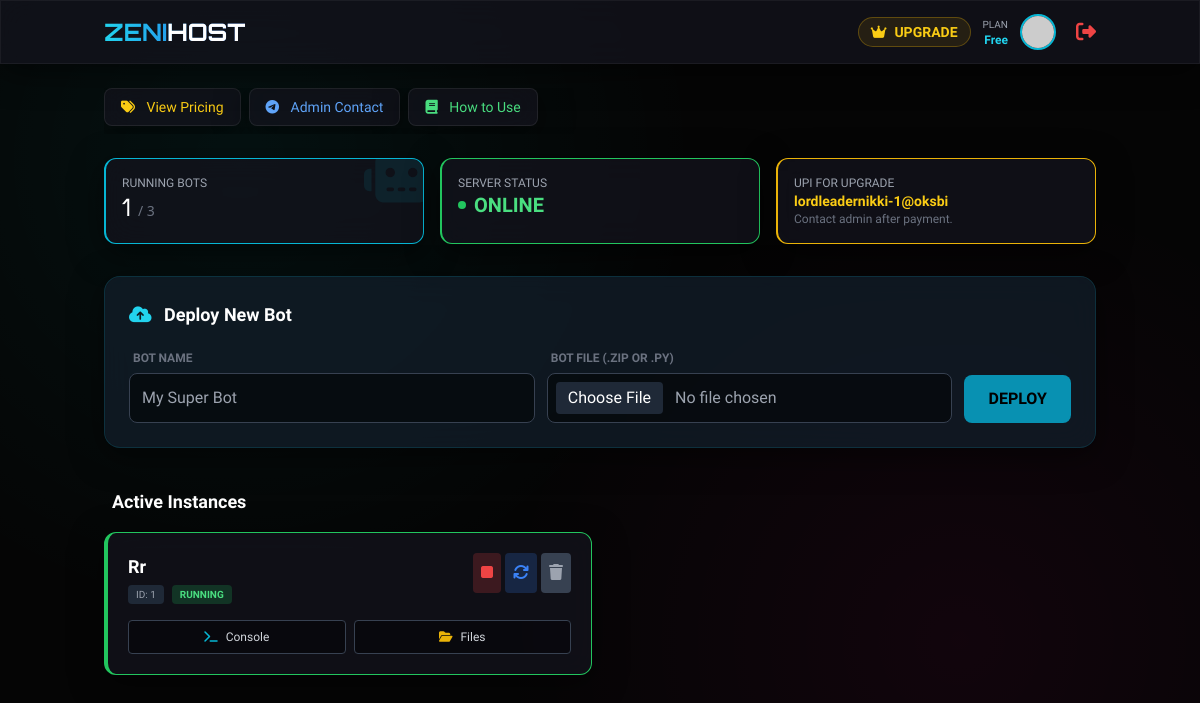
The page /dashboard (signed in) on the database its author committed.
### tables this page shows
CREATE TABLE users
                 (firebase_uid TEXT PRIMARY KEY, email TEXT, photo_url TEXT,
                  plan_type TEXT DEFAULT 'Free', bot_limit INTEGER DEFAULT 3,
                  is_banned INTEGER DEFAULT 0, joined_at TEXT);

CREATE TABLE settings
                 (key TEXT PRIMARY KEY, value TEXT);

CREATE TABLE bots
                 (id INTEGER PRIMARY KEY AUTOINCREMENT, firebase_uid TEXT, bot_name TEXT,
                  pid INTEGER, status TEXT, extract_path TEXT, working_dir TEXT, main_file TEXT);

### app.py (the view)
@app.route('/dashboard')
def dashboard():
    if 'user' not in session:
        return redirect(url_for('login'))
    uid = session['user']
    conn = get_db()
    user = conn.execute(
        'SELECT * FROM users WHERE firebase_uid = ?', (uid,)).fetchone()
    bots = conn.execute(
        'SELECT * FROM bots WHERE firebase_uid = ?', (uid,)).fetchall()
    vip_price = conn.execute(
        "SELECT value FROM settings WHERE key='vip_price'").fetchone()['value']
    premium_price = conn.execute(
        "SELECT value FROM settings WHERE key='premium_price'").fetchone()['value']
    upi_id = conn.execute(
        "SELECT value FROM settings WHERE key='upi_id'").fetchone()['value']
    conn.close()
    return render_template('dashboard.html', user=user, bots=bots,
                           vip_price=vip_price, premium_price=premium_price, upi_id=upi_id)

### app.py (called while the page is built)
def get_db():
    conn = sqlite3.connect('database.db')
    conn.row_factory = sqlite3.Row
    return conn

### templates/dashboard.html (shortened to what this page needs)
{% extends "base.html" %}
{% block content %}
<nav class="glass sticky top-0 z-40 border-b border-white/5 h-16 flex items-center">
    <div class="container mx-auto px-4 flex justify-between items-center">
        <div class="text-2xl font-cyber font-bold bg-clip-text text-transparent bg-gradient-to-r from-cyan-400 to-blue-600">
            ZENI<span class="text-white">HOST</span>
        </div>
        <div class="flex items-center gap-3">
            <button onclick="openModal('pricing')" class="hidden sm:flex items-center gap-2 px-3 py-1 rounded-full border border-yellow-500/30 bg-yellow-500/10 text-yellow-400 hover:bg-yellow-500/20 transition text-sm font-bold">
                <i class="fas fa-crown"></i> UPGRADE
            </button>
            <div class="text-right hidden md:block">
                <div class="text-[10px] text-gray-400">PLAN</div>
                <div class="text-xs font-bold text-cyan-400">{{ user['plan_type'] }}</div>
            </div>
            <img src="{{ user['photo_url'] or 'https://placehold.co/32x32/1f2937/a1a1aa?text=U' }}"
                 onerror="this.onerror=null;this.src='https://placehold.co/32x32/1f2937/a1a1aa?text=U';"
                 class="w-9 h-9 rounded-full border-2 border-cyan-500 object-cover">
            <a href="/logout" class="text-red-500 hover:text-red-400 ml-2"><i class="fas fa-sign-out-alt text-xl"></i></a>
        </div>
    </div>
</nav>
<div class="container mx-auto px-4 py-6 pb-24">
    <div class="flex gap-2 mb-6 overflow-x-auto pb-2">
        <button onclick="openModal('pricing')" class="flex-shrink-0 glass px-4 py-2 rounded-lg text-yellow-400 text-sm hover:border-yellow-400 transition">
            <i class="fas fa-tags mr-2"></i> View Pricing
        </button>
        <a href="https://t.me/ZeniByBot" target="_blank" class="flex-shrink-0 glass px-4 py-2 rounded-lg text-blue-400 text-sm hover:border-blue-400 transition">
            <i class="fab fa-telegram mr-2"></i> Admin Contact
        </a>
        <button onclick="alert('1. Upload a single .py file OR a .zip containing the bot code and requirements.txt.\n2. The system automatically installs common dependencies.\n3. Click Start to run.')" class="flex-shrink-0 glass px-4 py-2 rounded-lg text-green-400 text-sm hover:border-green-400 transition">
            <i class="fas fa-book mr-2"></i> How to Use
        </button>
    </div>
    <div class="grid grid-cols-2 md:grid-cols-3 gap-4 mb-8">
        <div class="glass p-4 rounded-xl border-l-2 border-cyan-500 relative overflow-hidden">
            <div class="absolute -right-4 -top-4 text-6xl text-cyan-500/10"><i class="fas fa-robot"></i></div>
            <div class="text-gray-400 text-xs uppercase">Running Bots</div>
            <div class="text-2xl font-cyber text-white">{{ bots|length }} <span class="text-sm text-gray-500 font-sans">/ {{ user['bot_limit'] }}</span></div>
        </div>
        <div class="glass p-4 rounded-xl border-l-2 border-green-500">
             <div class="text-gray-400 text-xs uppercase">Server Status</div>
            <div class="text-xl font-bold text-green-400 flex items-center gap-2">
                <span class="w-2 h-2 bg-green-500 rounded-full animate-pulse"></span> ONLINE
            </div>
        </div>
        <div class="glass p-4 rounded-xl border-l-2 border-yellow-500 hidden md:block">
             <div class="text-gray-400 text-xs uppercase">UPI for Upgrade</div>
            <div class="text-sm font-bold text-yellow-400">{{ upi_id }}</div>
            <div class="text-xs text-gray-500">Contact admin after payment.</div>
        </div>
    </div>
    <div class="glass p-6 rounded-2xl mb-10 border border-cyan-500/20 relative group">
        <div class="absolute inset-0 bg-cyan-500/5 group-hover:bg-cyan-500/10 transition rounded-2xl"></div>
        <h2 class="text-lg font-bold text-white mb-4 relative z-10"><i class="fas fa-cloud-upload-alt text-cyan-400 mr-2"></i> Deploy New Bot</h2>
        <form action="/upload_bot" method="POST" enctype="multipart/form-data" class="relative z-10 flex flex-col md:flex-row gap-3 items-end">
            <div class="w-full">
                <label class="text-xs text-gray-500 uppercase font-bold ml-1">Bot Name</label>
                <input type="text" name="bot_name" placeholder="My Super Bot" required class="w-full mt-1 bg-black/50 border border-gray-700 rounded-lg p-3 text-white focus:border-cyan-500 outline-none">
            </div>
            <div class="w-full">
                <label class="text-xs text-gray-500 uppercase font-bold ml-1">Bot File (.zip or .py)</label>
                <input type="file" name="bot_file" accept=".zip,.py" required class="w-full mt-1 bg-black/50 border border-gray-700 rounded-lg p-2 text-gray-400 file:mr-3 file:bg-gray-800 file:text-white file:border-0 file:rounded file:px-3 file:py-1">
            </div>
            <button type="submit" class="w-full md:w-auto bg-cyan-600 hover:bg-cyan-500 text-black font-bold py-3 px-6 rounded-lg transition" {% if bots|length >= user['bot_limit'] %}disabled{% endif %}>
                DEPLOY
            </button>
        </form>
    </div>
    <h3 class="text-lg font-bold text-white mb-4 px-2">Active Instances</h3>
    <div class="grid grid-cols-1 lg:grid-cols-2 gap-4">
        {% for bot in bots %}
        <div class="glass p-5 rounded-xl border-l-4 {{ 'border-green-500' if bot['status'] == 'running' else 'border-red-500' }}">
            <div class="flex justify-between items-start mb-4">
                <div>
                    <h4 class="font-bold text-lg">{{ bot['bot_name'] }}</h4>
                    <div class="flex gap-2 mt-1">
                        <span class="text-[10px] bg-gray-800 px-2 py-0.5 rounded text-gray-400">ID: {{ bot['id'] }}</span>
                        <span class="text-[10px] font-bold uppercase px-2 py-0.5 rounded {{ 'bg-green-500/20 text-green-400' if bot['status'] == 'running' else 'bg-red-500/20 text-red-400' }}">
                            {{ bot['status'] }}
                        </span>
                    </div>
                </div>
                <div class="flex gap-1">
                    {% if bot['status'] == 'running' %}
                    <a href="/action/stop/{{ bot['id'] }}" title="Stop" class="p-2 bg-red-500/20 text-red-500 hover:bg-red-500 hover:text-white rounded transition"><i class="fas fa-stop"></i></a>
                    <a href="/action/start/{{ bot['id'] }}" title="Restart" class="p-2 bg-blue-500/20 text-blue-500 hover:bg-blue-500 hover:text-white rounded transition"><i class="fas fa-sync"></i></a>
                    {% else %}
                    <a href="/action/start/{{ bot['id'] }}" title="Start" class="p-2 bg-green-500/20 text-green-500 hover:bg-green-500 hover:text-white rounded transition"><i class="fas fa-play"></i></a>
                    {% endif %}
                    <a href="/action/delete/{{ bot['id'] }}" onclick="return confirm('Delete {{ bot.bot_name }}?')" title="Delete" class="p-2 bg-gray-700 text-gray-400 hover:bg-white hover:text-black rounded transition"><i class="fas fa-trash"></i></a>
                </div>
            </div>
            <div class="grid grid-cols-2 gap-2">
                <button onclick="openModal('console', {{ bot['id'] }})" class="bg-black/40 border border-gray-700 hover:border-cyan-500 text-gray-300 py-2 rounded text-xs flex items-center justify-center gap-2">
                    <i class="fas fa-terminal text-cyan-500"></i> Console
                </button>
                <button onclick="openModal('files', {{ bot['id'] }})" class="bg-black/40 border border-gray-700 hover:border-yellow-500 text-gray-300 py-2 rounded text-xs flex items-center justify-center gap-2">
                    <i class="fas fa-folder-open text-yellow-500"></i> Files
                </button>
            </div>
        </div>
        {% else %}
        <div class="col-span-full text-center py-10 text-gray-500 glass rounded-xl">
            <i class="fas fa-ghost text-4xl mb-2"></i><br>No bots found. Deploy your first bot now!
        </div>
        {% endfor %}
    </div>
</div>
{% endblock %}

### templates/base.html (style rules this page uses)
body { background-color: #050505; color: #fff; font-family: 'Rajdhani', sans-serif; background-image: radial-gradient(circle at 20% 20%, rgba(0, 255, 255, 0.05) 0%, transparent 40%), radial-gradient(circle at 80% 80%, rgba(255, 0, 150, 0.05) 0%, transparent 40%); min-height: 100vh; }
.font-cyber { font-family: 'Orbitron', sans-serif; }
.glass { background: rgba(20, 20, 30, 0.7); backdrop-filter: blur(15px); border: 1px solid rgba(255, 255, 255, 0.08); box-shadow: 0 8px 32px rgba(0, 0, 0, 0.5); }

### rows shown on the page
users: plan_type "Free", bot_limit "3"
settings: value "lordleadernikki-1@oksbi"
bots: bot_name "Rr", id "1", status "RUNNING"

### other values the page prints
{{ bots|length }} "1"
